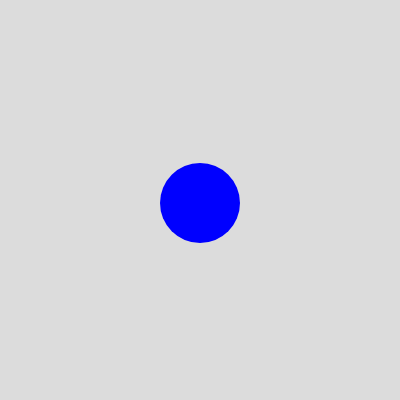
Frame 1 (no input)
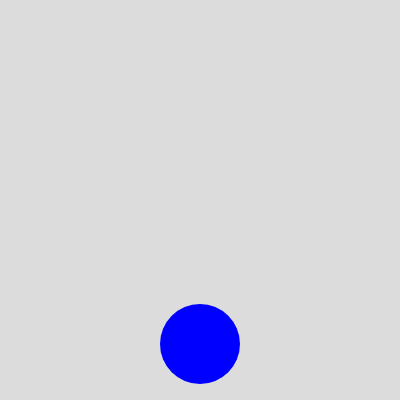
Frame 60 (no input)
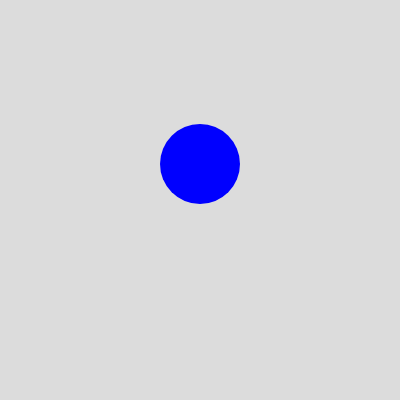
Frame 120 (the mouse pressed at the canvas centre since frame 60)

The p5.js sketch that drew these frames (run headless with seeded random() and noise() and a simulated clock; from frame 60 on, the mouse is pressed at the canvas centre):

// p5.js sketch
// ── sketch.js
let x;
let xspeed = 3;

function setup() {
  createCanvas(400, 400);
  x = height / 2;
}

function draw() {
  background(220);
  fill(0, 0, 255);
  noStroke();
  if (x > height - 40 || x < 0 + 40) [(xspeed *= -1)];
  x += xspeed;
  circle(width / 2, x, 80);
}
